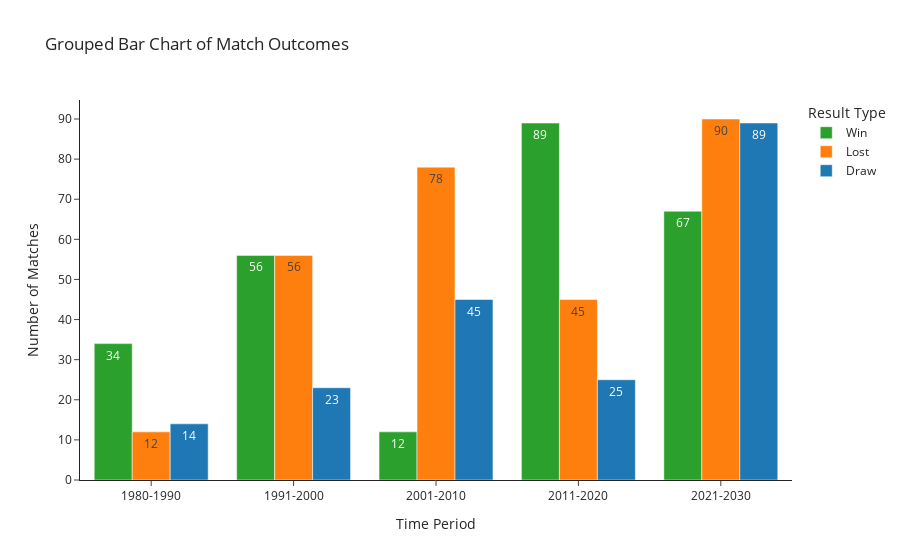

Notebook code for this chart:
### Code cell
import plotly.graph_objects as go
import numpy as np

# Categories on x-axis
x = ['1980-1990', '1991-2000', '2001-2010', '2011-2020', '2021-2030']

# Sample data
win = [34, 56, 12, 89, 67]
lost = [12, 56, 78, 45, 90]
draw = [14, 23, 45, 25, 89]

# Create figure with grouped bars and text inside
fig = go.Figure()

fig.add_bar(
    name='Win',
    x=x,
    y=win,
    offsetgroup=0,
    marker_color='#2ca02c',  # Green
    text=win,
    textposition='inside'
)

fig.add_bar(
    name='Lost',
    x=x,
    y=lost,
    offsetgroup=1,
    marker_color='#ff7f0e',  # Orange
    text=lost,
    textposition='inside'
)

fig.add_bar(
    name='Draw',
    x=x,
    y=draw,
    offsetgroup=2,
    marker_color='#1f77b4',  # Blue
    text=draw,
    textposition='inside'
)

# Update layout
fig.update_layout(
    title='Grouped Bar Chart of Match Outcomes',
    xaxis_title='Time Period',
    yaxis_title='Number of Matches',
    barmode='group',
    legend_title='Result Type',
    template='simple_white'
)

fig.show()

### Figure 1 — Plotly figure (JSON) as saved in the notebook; plotly's stock layout.template omitted (floating-point values rounded to 4 significant figures)
{"data": [{"marker": {"color": "#2ca02c"}, "name": "Win", "offsetgroup": "0", "text": ["34", "56", "12", "89", "67"], "textposition": "inside", "type": "bar", "x": ["1980-1990", "1991-2000", "2001-2010", "2011-2020", "2021-2030"], "y": [34, 56, 12, 89, 67]}, {"marker": {"color": "#ff7f0e"}, "name": "Lost", "offsetgroup": "1", "text": ["12", "56", "78", "45", "90"], "textposition": "inside", "type": "bar", "x": ["1980-1990", "1991-2000", "2001-2010", "2011-2020", "2021-2030"], "y": [12, 56, 78, 45, 90]}, {"marker": {"color": "#1f77b4"}, "name": "Draw", "offsetgroup": "2", "text": ["14", "23", "45", "25", "89"], "textposition": "inside", "type": "bar", "x": ["1980-1990", "1991-2000", "2001-2010", "2011-2020", "2021-2030"], "y": [14, 23, 45, 25, 89]}], "layout": {"autosize": true, "barmode": "group", "legend": {"title": {"text": "Result Type"}}, "title": {"text": "Grouped Bar Chart of Match Outcomes"}, "xaxis": {"autorange": true, "range": [-0.5, 4.5], "title": {"text": "Time Period"}, "type": "category"}, "yaxis": {"autorange": true, "range": [0, 94.74], "title": {"text": "Number of Matches"}, "type": "linear"}}}
